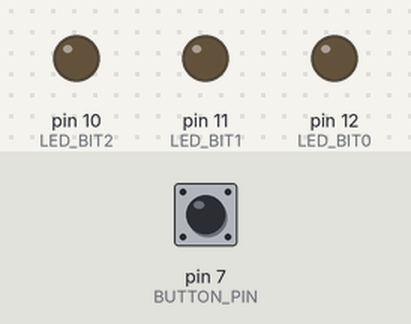
This sketch was run on a simulated Arduino Uno, built with avr-gcc and run on an emulated ATmega328P. Parts: output pins drawn as LEDs (lit = HIGH). The inputs (shaded band) are chosen by the test bench; at power-on: pin 7 (BUTTON_PIN) LOW. Random numbers use the default seed unless the sketch sets one.

Above: at 1.2 s.
1.3 s: pin 7 (BUTTON_PIN) pulled HIGH for 0.15 s
At 2.5 s:
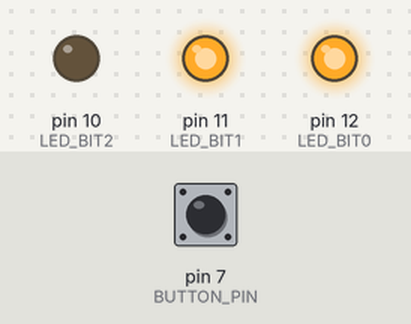
2.9 s: pin 7 (BUTTON_PIN) pulled HIGH for 1 s
At 3.8 s:
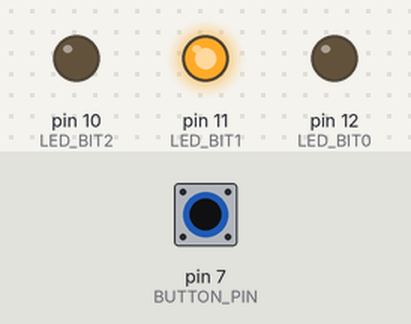
5.4 s: pin 7 (BUTTON_PIN) pulled HIGH for 3.2 s
At 5.7 s:
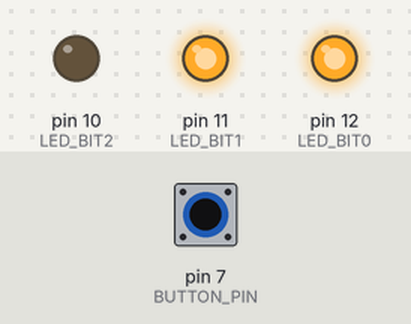
10.1 s: pin 7 (BUTTON_PIN) pulled HIGH for 0.15 s
At 10.4 s:
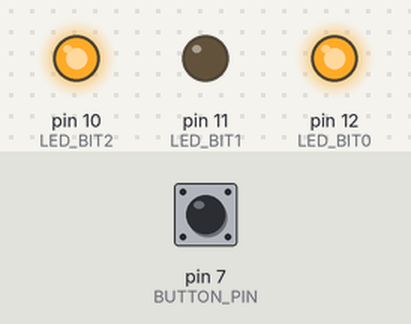
11.7 s: pin 7 (BUTTON_PIN) pulled HIGH for 0.15 s
At 12.9 s:
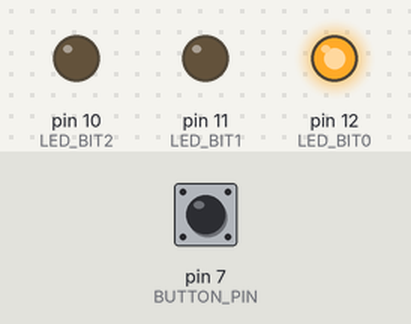
13.3 s: pin 7 (BUTTON_PIN) pulsed HIGH 5 times (0.12 s each, 0.3 s apart)
At 14.3 s:
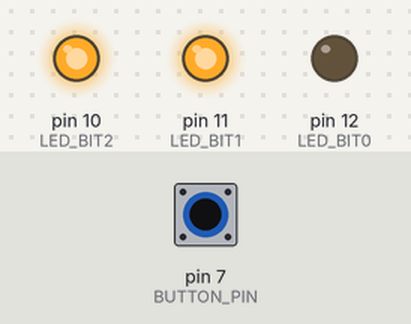
Timing chart, 0 to 16.3 s (numbered marks = the images above; inputs shaded):
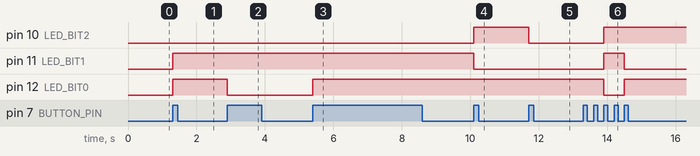

The sketch:

Button_Dice.ino
```cpp
const unsigned int LED_BIT0 = 12;
const unsigned int LED_BIT1 = 11;
const unsigned int LED_BIT2 = 10;
const unsigned int BUTTON_PIN = 7;

void setup(){
  pinMode(LED_BIT0, OUTPUT);
  pinMode(LED_BIT1, OUTPUT);
  pinMode(LED_BIT2, OUTPUT);
  pinMode(BUTTON_PIN, INPUT);
  randomSeed(analogRead(A0));
}

int current_value = 0;
int old_value = 0;

void loop(){
  current_value = digitalRead(BUTTON_PIN);
  if ((current_value != old_value) && (current_value == HIGH)){
    long result = random(1,7);
    output_result(result);
    delay(100);
  }
  old_value = current_value;
}

void output_result(const long result){
  digitalWrite(LED_BIT0, result & B001);
  digitalWrite(LED_BIT1, result & B010);
  digitalWrite(LED_BIT2, result & B100);
}
```

Measured:
- after the input at 1.3 s, pin 11 (LED_BIT1), pin 12 (LED_BIT0): LOW → HIGH at once
- after the input at 2.9 s, pin 12 (LED_BIT0): HIGH → LOW at once
- after the input at 5.4 s, pin 12 (LED_BIT0): LOW → HIGH at once
- after the input at 10.1 s, pin 10 (LED_BIT2): LOW → HIGH at once; pin 11 (LED_BIT1): HIGH → LOW at once
- after the input at 11.7 s, pin 10 (LED_BIT2): HIGH → LOW at once
- after the input at 13.3 s, pin 10 (LED_BIT2): LOW → HIGH after 0.60 s; pin 11 (LED_BIT1): LOW → HIGH after 0.60 s, → LOW 0.60 s later; pin 12 (LED_BIT0): HIGH → LOW after 0.60 s, → HIGH 0.60 s later
